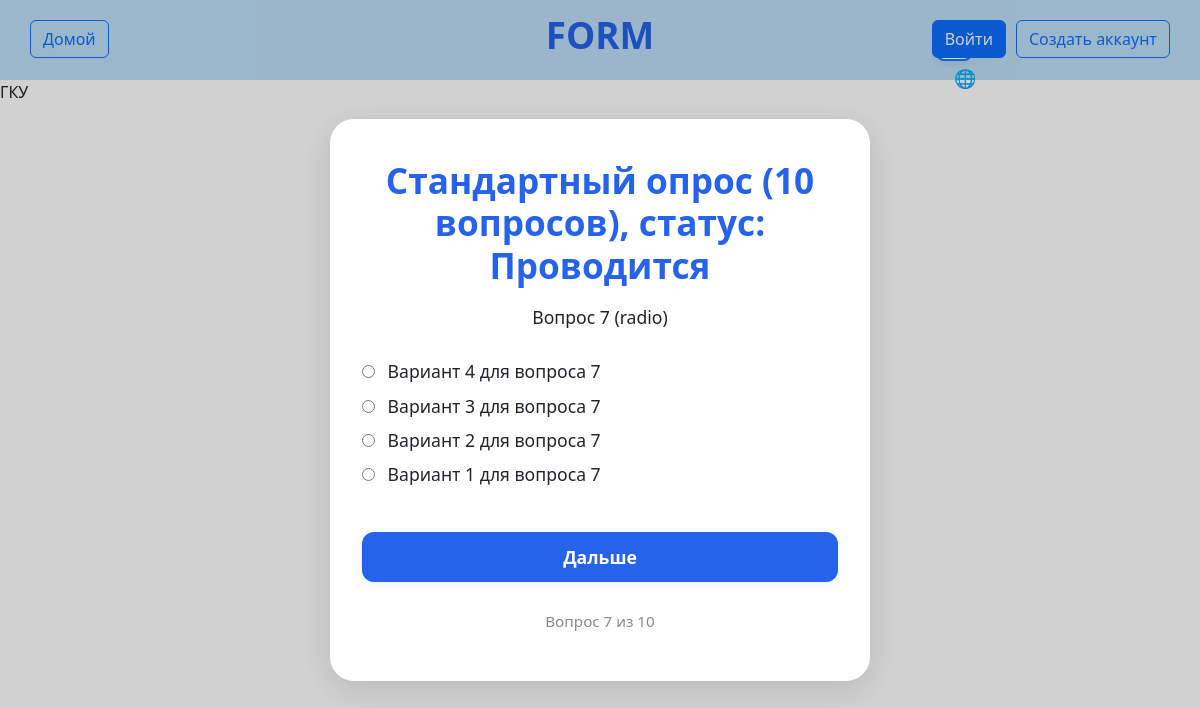
/survey5/7/, run on the app's committed database.
### questionnaire/models.py (models this page shows, shortened)
class Questionnaire(models.Model):
    name = models.TextField('Название опроса')
    author = models.ForeignKey(
        User,
        on_delete=models.CASCADE,
        verbose_name='Автор',
        related_name='questionnaries'
    )
    published = models.BooleanField('Опубликовано', default=False)
    start_date = models.DateField('Начало анкетирования', auto_now=True)
    finish_date = models.DateField('Окончание анкетирования', blank=True, null=True)
    finished = models.BooleanField('Окончен', default=False)
    class Meta:
        ordering = ['-start_date']
        verbose_name = 'Анкета'
        verbose_name_plural = 'Анкеты'
    def __str__(self):
        if self.finished:
            status = 'Завершен'
        elif self.published:
            status = 'Проводится'
        else:
            status = f'Начнется {self.start_date}'
        return f'{self.name}, статус: {status}'

class Point(models.Model):
    name = models.CharField(
        'Пункт в анкете',
        max_length=250
    )
    number = models.PositiveIntegerField(
        'Номер в анкете'
    )
    questionnaire = models.ForeignKey(
        Questionnaire,
        on_delete=models.CASCADE,
        related_name='points'
    )
    type_point = models.CharField(
        'Тип вопросов',
        choices=Q_TYPES,
        max_length=12
    )
    num_column = models.SmallIntegerField('Кол-во колонок')
    class Meta:
        ordering = ['number']
        verbose_name = 'Пункт'
        verbose_name_plural = 'Пункты'

class Question(models.Model):
    name = models.CharField(
        'Вопрос',
        max_length=250
    )
    point = models.ForeignKey(
        Point,
        on_delete=models.CASCADE,
        verbose_name='Пункт в Анкете',
        related_name='questions'
    )
    number = models.PositiveIntegerField(
        'Номер в пункте'
    )
    class Meta:
        ordering = ['-number']
        verbose_name = 'Вопрос'
        verbose_name_plural = 'Вопросы'

### survey/views.py (the view, shortened to what this page needs)
# urls.py: ,path('survey5/<int:question_number>/', survey_step, {'questionnaire_id': 6}, name='survey5_step')
def survey_step(request, questionnaire_id=4, question_number=1):
    questionnaire = get_object_or_404(Questionnaire, id=questionnaire_id)
    points = Point.objects.filter(questionnaire=questionnaire).order_by('number')
    total_questions = points.count()
    if question_number < 1 or question_number > total_questions:
        return render(request, 'survey/point.html', {
            'questionnaire': questionnaire,
            'success': True,
        })
    point = points[question_number-1]
    q_type = point.type_point
    variants = Question.objects.filter(point=point) if q_type in ['radio', 'check_box'] else []
    error = None
    return render(request, 'survey/point.html', {
        'questionnaire': questionnaire,
        'point': point,
        'q_type': q_type,
        'variants': variants,
        'question_number': question_number,
        'error': error,
        'total_questions': total_questions,
    })

### templates/survey/point.html (shortened to what this page needs)
{% extends 'base.html' %}
{% load static %}
{% block content %}
<div id="survey-modal-overlay" style="position:fixed;top:0;left:0;width:100vw;height:100vh;background:rgba(0,0,0,0.18);display:flex;justify-content:center;align-items:center;z-index:1000;">
    <div id="survey-modal-content" style="background:#fff;border-radius:24px;box-shadow:0 8px 32px rgba(0,0,0,0.12);max-width:540px;width:100%;padding:40px 32px 32px 32px;position:relative;display:flex;flex-direction:column;align-items:center;">
        <h2 style="font-size:2.2rem;font-weight:700;color:#2563eb;margin-bottom:18px;text-align:center;">{{ questionnaire }}</h2>
        <div style="font-size:1.1rem;color:#222;margin-bottom:28px;text-align:center;">{{ point.name }}</div>
        {% if success %}
          <div style="font-size:1.3rem;color:#388e3c;text-align:center;padding:40px 0 30px 0;font-weight:600;">Успешно!</div>
        {% else %}
        <form method="post" style="width:100%;display:flex;flex-direction:column;gap:18px;">
            <div>
                {% if q_type == 'radio' %}
                    {% if variants %}
                        <div style="display:flex;flex-direction:column;gap:8px;margin-bottom:8px;">
                            {% for variant in variants %}
                                <label style="font-size:1.1rem;font-weight:500;">
                                    <input type="radio" name="answer" value="{{ variant.id }}" required style="margin-right:8px;">
                                    {{ variant.name }}
                                </label>
                            {% endfor %}
                        </div>
                    {% else %}
                        <span style="color:#888;">Нет вариантов ответа</span>
                    {% endif %}
                {% elif q_type == 'text' or q_type == 'text_or_non' %}
                    <input type="text" name="answer" style="width:100%;padding:10px 14px;border-radius:12px;border:1px solid #e5e7eb;font-size:1rem;margin-bottom:6px;background:#f9fafb;" {% if q_type == 'text' %}required{% endif %}>
                {% elif q_type == 'raiting' %}
                    <input type="number" name="answer" min="1" max="5" required style="width:100%;padding:10px 14px;border-radius:12px;border:1px solid #e5e7eb;font-size:1rem;margin-bottom:6px;background:#f9fafb;">
                {% endif %}
            </div>
            <button type="submit" style="background:#2563eb;color:#fff;border:none;border-radius:12px;padding:12px 0;font-size:1.1rem;font-weight:600;cursor:pointer;margin-top:18px;width:100%;box-shadow:0 2px 8px rgba(37,99,235,0.08);transition:background 0.2s;">Дальше</button>
            <div style="margin-top:10px;color:#888;font-size:0.95em;text-align:center;">Вопрос {{ question_number }} из {{ total_questions }}</div>
        </form>
        {% endif %}
    </div>
</div>
{% endblock %}

### static/css/style.css (style rules this page uses)
body { top: 0 !important; }

### data on the page
Questionnaire: finished+published+name "Стандартный опрос (10 вопросов), статус: Проводится"
Point: name "Вопрос 7 (radio)"
Question: name "Вариант 4 для вопроса 7"
Question: name "Вариант 3 для вопроса 7"
Question: name "Вариант 2 для вопроса 7"
Question: name "Вариант 1 для вопроса 7"

### other printed values
{{ question_number }} "7"
{{ total_questions }} "10"
